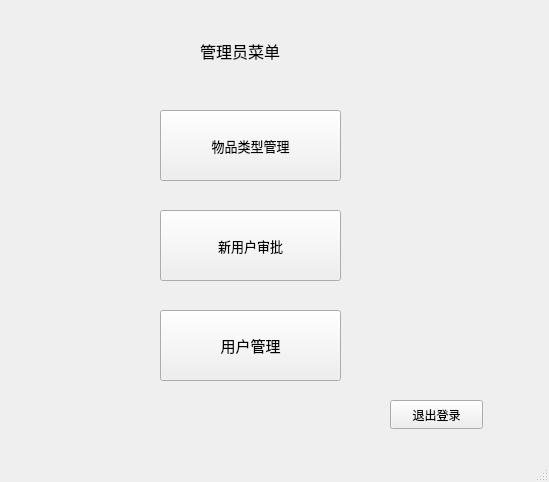
<?xml version="1.0" encoding="UTF-8"?>
<ui version="4.0">
 <class>MainWindow</class>
 <widget class="QMainWindow" name="MainWindow">
  <property name="geometry">
   <rect>
    <x>0</x>
    <y>0</y>
    <width>549</width>
    <height>482</height>
   </rect>
  </property>
  <property name="windowTitle">
   <string>MainWindow</string>
  </property>
  <widget class="QWidget" name="centralwidget">
   <widget class="QLabel" name="label">
    <property name="enabled">
     <bool>true</bool>
    </property>
    <property name="geometry">
     <rect>
      <x>200</x>
      <y>30</y>
      <width>111</width>
      <height>41</height>
     </rect>
    </property>
    <property name="font">
     <font>
      <pointsize>12</pointsize>
     </font>
    </property>
    <property name="text">
     <string>管理员菜单</string>
    </property>
   </widget>
   <widget class="QPushButton" name="pushButton_2">
    <property name="geometry">
     <rect>
      <x>160</x>
      <y>110</y>
      <width>181</width>
      <height>71</height>
     </rect>
    </property>
    <property name="font">
     <font>
      <pointsize>10</pointsize>
     </font>
    </property>
    <property name="text">
     <string>物品类型管理</string>
    </property>
   </widget>
   <widget class="QPushButton" name="pushButton_3">
    <property name="geometry">
     <rect>
      <x>160</x>
      <y>210</y>
      <width>181</width>
      <height>71</height>
     </rect>
    </property>
    <property name="font">
     <font>
      <pointsize>10</pointsize>
     </font>
    </property>
    <property name="text">
     <string>新用户审批</string>
    </property>
   </widget>
   <widget class="QPushButton" name="exitBtn">
    <property name="geometry">
     <rect>
      <x>390</x>
      <y>400</y>
      <width>93</width>
      <height>29</height>
     </rect>
    </property>
    <property name="text">
     <string>退出登录</string>
    </property>
   </widget>
   <widget class="QPushButton" name="pushButton">
    <property name="geometry">
     <rect>
      <x>160</x>
      <y>310</y>
      <width>181</width>
      <height>71</height>
     </rect>
    </property>
    <property name="font">
     <font>
      <pointsize>11</pointsize>
     </font>
    </property>
    <property name="text">
     <string>用户管理</string>
    </property>
   </widget>
  </widget>
  <widget class="QStatusBar" name="statusbar"/>
  <widget class="QMenuBar" name="menubar">
   <property name="geometry">
    <rect>
     <x>0</x>
     <y>0</y>
     <width>549</width>
     <height>26</height>
    </rect>
   </property>
  </widget>
  <action name="action123">
   <property name="text">
    <string>123</string>
   </property>
  </action>
 </widget>
 <resources/>
 <connections/>
</ui>
